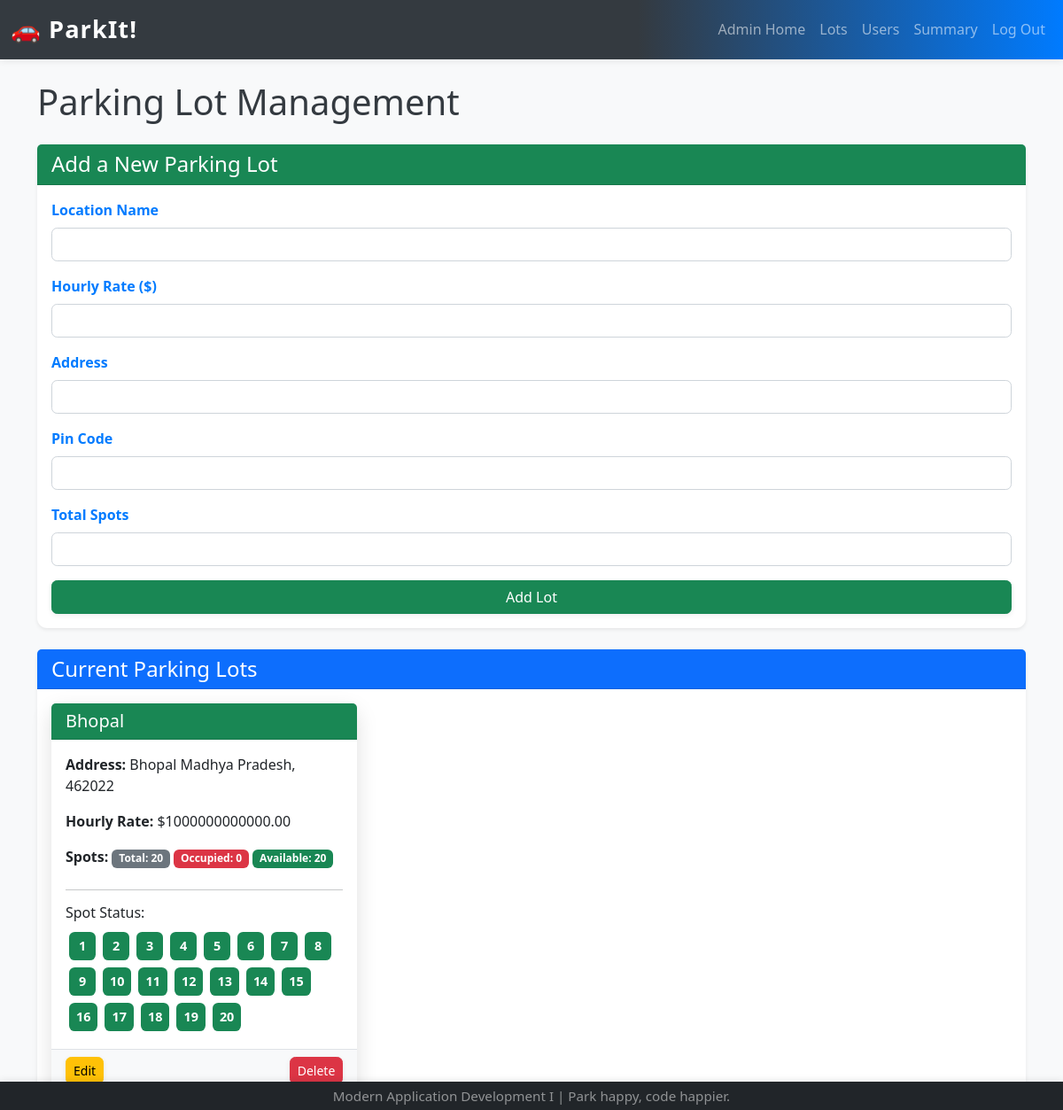
Page /admin_parking_lots (signed in) on the committed database.
### app.py (models this page shows)
class ParkingLot(db.Model):
    __tablename__ = "parking_lots"
    id = db.Column(db.Integer, primary_key=True)
    prime_location_name = db.Column(db.String(120), unique=True, nullable=False)
    price_per_hour = db.Column(db.Float, nullable=False)
    address = db.Column(db.String(200), nullable=False)
    pin_code = db.Column(db.String(10), nullable=False)
    maximum_number_of_spots = db.Column(db.Integer, nullable=False)
    parking_spots = db.relationship("ParkingSpot", backref="parking_lot", cascade="all, delete-orphan")

class ParkingSpot(db.Model):
    __tablename__ = "parking_spots"
    id = db.Column(db.Integer, primary_key=True)
    lot_id = db.Column(db.Integer, db.ForeignKey("parking_lots.id"), nullable=False)
    spot_number = db.Column(db.Integer, nullable=False)
    status = db.Column(db.String(1), nullable=False, default="A")
    reserved_spots = db.relationship("ReservedSpot", back_populates="parking_spot", cascade="all, delete-orphan")
    __table_args__ = (db.UniqueConstraint('lot_id', 'spot_number', name='_lot_spot_uc'),)

### app.py (the view, shortened to what this page needs)
@app.route("/admin_parking_lots", methods=["GET", "POST"])
def admin_parking_lots():
    if "admin_logged_in" not in session:
        flash("Please log in to see the admin dashboard.", "danger")
        return redirect(url_for("admin_login"))
    lots = db.session.query(ParkingLot).order_by(ParkingLot.prime_location_name).all()
    lot_data = []
    for lot in lots:
        total = db.session.query(ParkingSpot).filter_by(lot_id=lot.id).count()
        occupied = db.session.query(ParkingSpot).filter_by(lot_id=lot.id, status="O").count()
        spots = db.session.query(ParkingSpot).filter_by(lot_id=lot.id).order_by(ParkingSpot.spot_number).all()
        lot_data.append({'lot': lot, 'total_spots': total, 'occupied_spots': occupied, 'spots_list': spots})
    return render_template("admin_parking_lots.html", lot_data=lot_data)

### templates/admin_parking_lots.html (shortened to what this page needs)
{% extends "base.html" %}
{% block content %}
    <h1 class="mb-4">Parking Lot Management</h1>
    <div class="card mb-4 shadow-sm">
        <div class="card-header bg-success text-white">
            <h4 class="mb-0">Add a New Parking Lot</h4>
        </div>
        <div class="card-body">
            <form action="{{ url_for('admin_parking_lots') }}" method="POST">
                <div class="mb-3">
                    <label for="prime_location_name" class="form-label">Location Name</label>
                    <input type="text" class="form-control" id="prime_location_name" name="prime_location_name" required>
                </div>
                <div class="mb-3">
                    <label for="price_per_hour" class="form-label">Hourly Rate ($)</label>
                    <input type="number" step="0.01" class="form-control" id="price_per_hour" name="price_per_hour" required min="0">
                </div>
                <div class="mb-3">
                    <label for="address" class="form-label">Address</label>
                    <input type="text" class="form-control" id="address" name="address" required>
                </div>
                <div class="mb-3">
                    <label for="pin_code" class="form-label">Pin Code</label>
                    <input type="text" class="form-control" id="pin_code" name="pin_code" required pattern="[0-9]{6}" title="Please enter a 6-digit pin code.">
                </div>
                <div class="mb-3">
                    <label for="maximum_number_of_spots" class="form-label">Total Spots</label>
                    <input type="number" class="form-control" id="maximum_number_of_spots" name="maximum_number_of_spots" required min="1">
                </div>
                <button type="submit" class="btn btn-success w-100">Add Lot</button>
            </form>
        </div>
    </div>
    <div class="card shadow-sm">
        <div class="card-header bg-primary text-white">
            <h4 class="mb-0">Current Parking Lots</h4>
        </div>
        <div class="card-body">
            {% if lot_data %}
                <div class="row row-cols-1 row-cols-md-2 row-cols-lg-3 g-4">
                {% for data in lot_data %}
                    <div class="col">
                        <div class="card h-100 border-{{ 'danger' if data.occupied_spots > 0 else 'success' }}">
                            <div class="card-header bg-{{ 'danger' if data.occupied_spots > 0 else 'success' }} text-white">
                                <h5 class="card-title mb-0">{{ data.lot.prime_location_name }}</h5>
                            </div>
                            <div class="card-body d-flex flex-column">
                                <p class="card-text"><strong>Address:</strong> {{ data.lot.address }}, {{ data.lot.pin_code }}</p>
                                <p class="card-text"><strong>Hourly Rate:</strong> ${{ "%.2f"|format(data.lot.price_per_hour) }}</p>
                                <p class="card-text mb-2"><strong>Spots:</strong> <span class="badge bg-secondary">Total: {{ data.total_spots }}</span> <span class="badge bg-danger">Occupied: {{ data.occupied_spots }}</span> <span class="badge bg-success">Available: {{ data.total_spots - data.occupied_spots }}</span></p>
                                <hr/>
                                <h6>Spot Status:</h6>
                                <div class="d-flex flex-wrap flex-grow-1">
                                    {% for spot in data.spots_list %}
                                        <span class="badge m-1 p-2
                                            {% if spot.status == 'O' %}bg-danger
                                            {% else %}bg-success
                                            {% endif %}"
                                            title="Spot {{ spot.spot_number }}: {% if spot.status == 'O' %}Occupied{% else %}Available{% endif %}">
                                            {{ spot.spot_number }}
                                        </span>
                                    {% endfor %}
                                </div>
                            </div>
                            <div class="card-footer d-flex justify-content-between bg-light border-top">
                                <a href="{{ url_for('admin_edit_parking_lot', lot_id=data.lot.id) }}" class="btn btn-sm btn-warning">Edit</a>
                                <a href="{{ url_for('admin_delete_parking_lot', lot_id=data.lot.id) }}" class="btn btn-sm btn-danger" onclick="return confirm('Are you sure you want to delete this parking lot? This can only be done if all spots are available.');">Delete</a>
                            </div>
                        </div>
                    </div>
                {% endfor %}
                </div>
            {% else %}
                <p>No parking lots yet. Use the form above to add your first one!</p>
            {% endif %}
        </div>
    </div>
{% endblock %}

### static/css/style.css (style rules this page uses)
body { padding-top: 0px; background-color: #f8f9fa; color: #343a40; }
.card { margin-bottom: 5px; border: none; border-radius: .7rem; box-shadow: 0 0.5rem 1.5rem rgba(0, 0, 0, 0.13); }
.card-header { border-bottom: 1px solid rgba(0, 0, 0, .125); border-top-left-radius: calc(.7rem - 1px); border-top-right-radius: calc(.7rem - 1px); background: #f1f3f4; font-weight: 600; }
.form-label { font-weight: bold; color: #007bff; }
.btn { font-weight: 500; border-radius: 0.4rem; transition: background 0.2s, color 0.2s, box-shadow 0.2s; box-shadow: 0 2px 6px rgba(0,0,0,0.07); }
input.form-control, select.form-select { border-radius: 0.4rem; border: 1px solid #ced4da; transition: border-color 0.2s; }
.badge.p-2 { min-width: 30px; display: inline-flex; align-items: center; justify-content: center; font-size: 0.9em; border-radius: 0.4rem; }

### rows in the picture
ParkingLot: lot.prime_location_name "Bhopal", lot.address "Bhopal Madhya Pradesh", lot.pin_code "462022", lot.price_per_hour "1000000000000.00"
ParkingSpot: spot_number "1"
ParkingSpot: spot_number "2"
ParkingSpot: spot_number "3"
ParkingSpot: spot_number "4"
ParkingSpot: spot_number "5"
ParkingSpot: spot_number "6"
ParkingSpot: spot_number "7"
ParkingSpot: spot_number "8"
ParkingSpot: spot_number "9"
ParkingSpot: spot_number "10"
ParkingSpot: spot_number "11"
ParkingSpot: spot_number "12"
ParkingSpot: spot_number "13"
ParkingSpot: spot_number "14"
ParkingSpot: spot_number "15"
ParkingSpot: spot_number "16"
ParkingSpot: spot_number "17"
ParkingSpot: spot_number "18"
ParkingSpot: spot_number "19"
ParkingSpot: spot_number "20"

### other values in the picture
{{ data.total_spots }} "20"
{{ data.occupied_spots }} "0"
{{ data.total_spots - data.occupied_spots }} "20"
